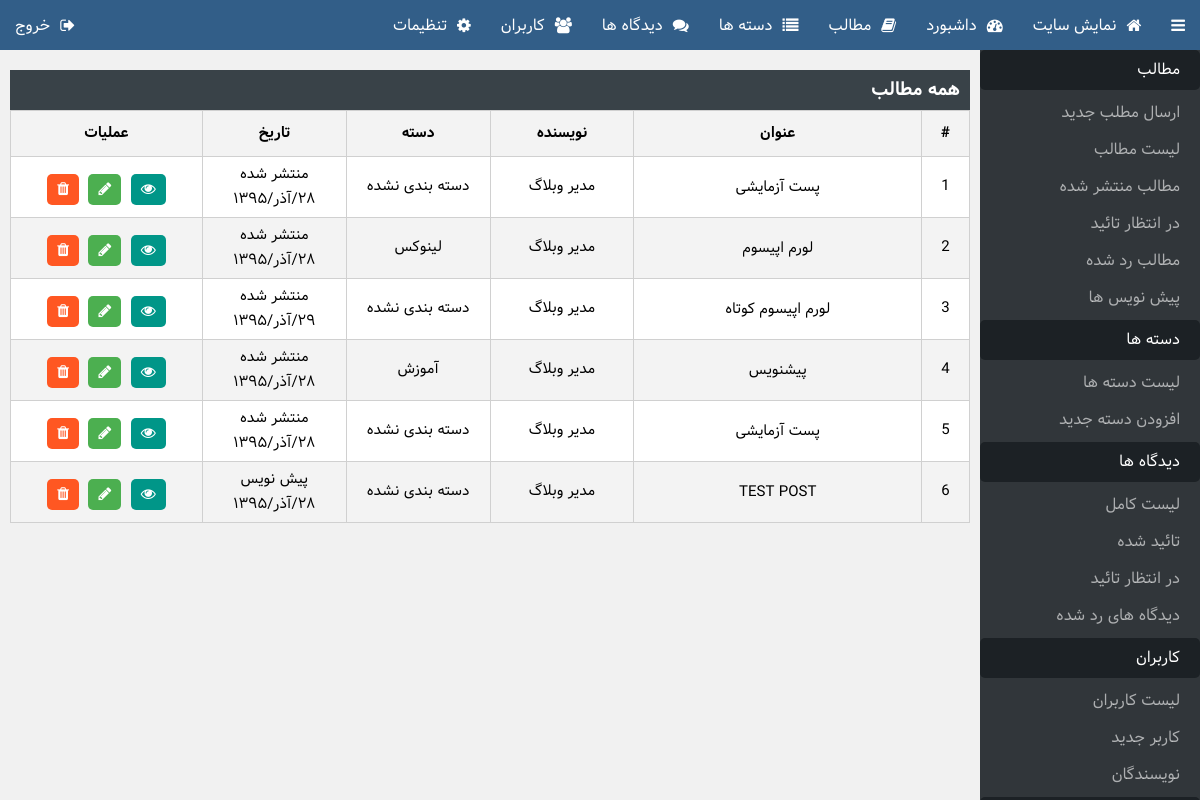
Before: /acp/posts.php (signed in) with the older database file.
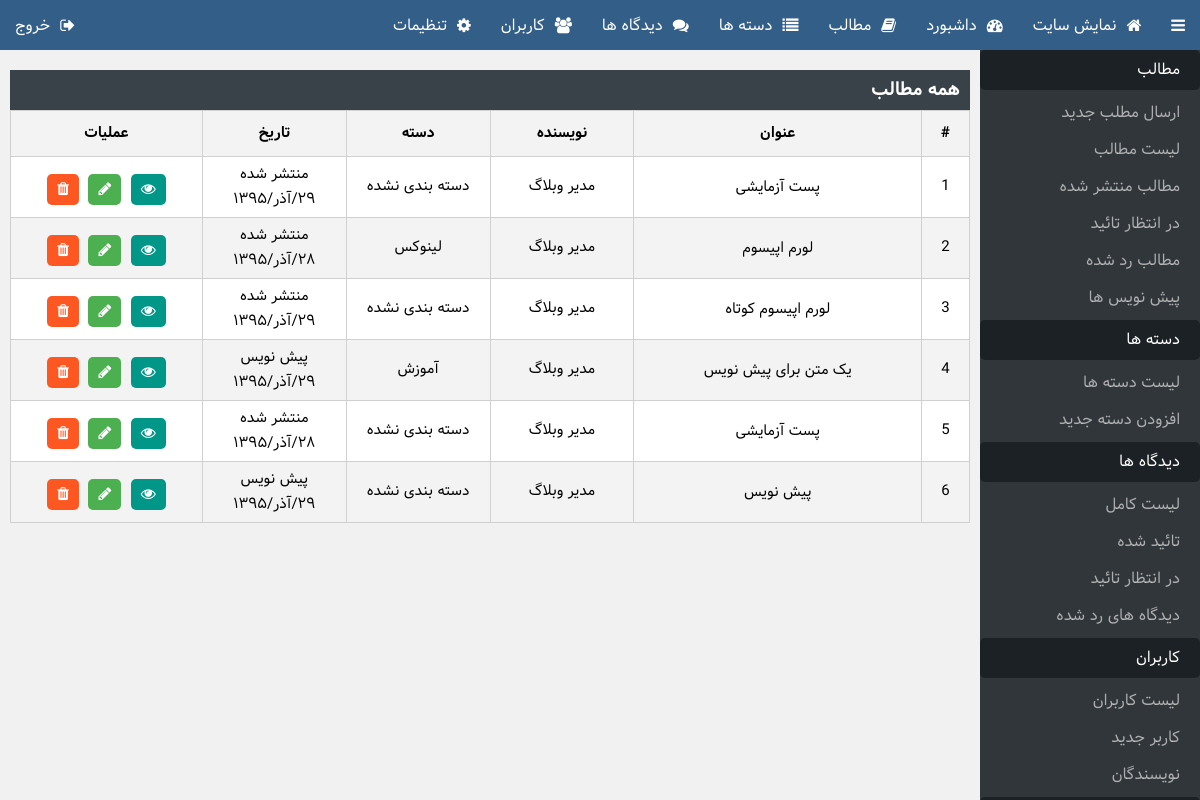
After: the same page with the newer database file.
### tables this page shows
CREATE TABLE `POSTS` (
  `ID` int(11) UNSIGNED NOT NULL,
  `TYPE` tinyint(1) UNSIGNED ZEROFILL NOT NULL,
  `AUTHOR` int(11) NOT NULL,
  `TITLE` varchar(255) NOT NULL,
  `STEXT` text NOT NULL,
  `FTEXT` text NOT NULL,
  `CAT` int(10) UNSIGNED NOT NULL DEFAULT '0',
  `TIME` int(11) UNSIGNED NOT NULL,
  `TAGS` text NOT NULL
);

CREATE TABLE `USERS` (
  `ID` int(11) UNSIGNED NOT NULL,
  `USER` varchar(24) NOT NULL,
  `NAME` varchar(24) NOT NULL,
  `PASS` char(32) NOT NULL,
  `EMAIL` varchar(60) NOT NULL,
  `WEB` varchar(60) NOT NULL,
  `GRP` tinyint(1) UNSIGNED ZEROFILL NOT NULL DEFAULT '1'
);

CREATE TABLE `CATS` (
  `ID` int(10) UNSIGNED NOT NULL,
  `NAME` varchar(30) NOT NULL
);

### includes/functions.php (called while the page is built, shortened)
<?php
	require_once('config.php');
	require_once("PersianCalendar.php");
	$SQL = new mysqli($CONF['remoteurl'],$CONF['dbuser'],$CONF['dbpass'],$CONF['dbname']);
	$SQL->set_charset("utf8");
	function scape($str)
	{
		global $SQL;
		return $SQL->real_escape_string($str);
	}
 ?>

### includes/PersianCalendar.php (called while the page is built, shortened)
<?php
function mds_date($format, $when="now", $persianNumber = 1)
{
	$TZhours=0;
	$TZminute=0;
	$result="";
	if($when=="now"){
		$year=date("Y");
		$month=date("m");
		$day=date("d");
		list( $Dyear, $Dmonth, $Dday ) = gregorian_to_mds($year, $month, $day);
		$when=mktime(date("H")+$TZhours,date("i")+$TZminute,date("s"),date("m"),date("d"),date("Y"));
	}else{
		$when+=$TZhours*3600+$TZminute*60;
		$date=date("Y-m-d",$when);
		list( $year, $month, $day ) = preg_split ( '/-/', $date );
		list( $Dyear, $Dmonth, $Dday ) = gregorian_to_mds($year, $month, $day);
		}
	$need= $when;
	$year=date("Y",$need);
	$month=date("m",$need);
	$day=date("d",$need);
	$i=0;
	$subtypetemp="";
	list( $Dyear, $Dmonth, $Dday ) = gregorian_to_mds($year, $month, $day);
	while($i<strlen($format))
	{
		$subtype=substr($format,$i,1);
		switch ($subtype)
		{
			case"F":
				$result.=monthname($Dmonth);
				break;
			case "j":
				$result1=$Dday;
				if($persianNumber==1) $result.=Convertnumber2farsi($result1);
				else $result.=$result1;
				break;
			case "Y":
				$result1=$Dyear;
				if($persianNumber==1) $result.=Convertnumber2farsi($result1);
				else $result.=$result1;
				break;
			default:
				$result.=$subtype;
		}
		$subtypetemp=substr($format,$i,1);
	$i++;
	}
	return $result;
}
function monthname($month)
{
    if($month=="09") return "&#1570;&#1584;&#1585;";
}
function Convertnumber2farsi($srting)
{
	$num0="&#1776;";
	$num1="&#1777;";
	$num2="&#1778;";
	$num3="&#1779;";
	$num4="&#1780;";
	$num5="&#1781;";
	$num6="&#1782;";
	$num7="&#1783;";
	$num8="&#1784;";
	$num9="&#1785;";
	$stringtemp="";
	$len=strlen($srting);
	for($sub=0;$sub<$len;$sub++)
	{
		 if(substr($srting,$sub,1)=="0")$stringtemp.=$num0;
		 elseif(substr($srting,$sub,1)=="1")$stringtemp.=$num1;
		 elseif(substr($srting,$sub,1)=="2")$stringtemp.=$num2;
		 elseif(substr($srting,$sub,1)=="3")$stringtemp.=$num3;
		 elseif(substr($srting,$sub,1)=="4")$stringtemp.=$num4;
		 elseif(substr($srting,$sub,1)=="5")$stringtemp.=$num5;
		 elseif(substr($srting,$sub,1)=="6")$stringtemp.=$num6;
		 elseif(substr($srting,$sub,1)=="7")$stringtemp.=$num7;
		 elseif(substr($srting,$sub,1)=="8")$stringtemp.=$num8;
		 elseif(substr($srting,$sub,1)=="9")$stringtemp.=$num9;
		 else $stringtemp.=substr($srting,$sub,1);
	}
return   $stringtemp;
}
function div($a,$b)
{
    return (int) ($a / $b);
}
function gregorian_to_mds ($g_y, $g_m, $g_d)
{
    $g_days_in_month = array(31, 28, 31, 30, 31, 30, 31, 31, 30, 31, 30, 31);
    $m_days_in_month = array(31, 31, 31, 31, 31, 31, 30, 30, 30, 30, 30, 29);
   $gy = $g_y-1600;
   $gm = $g_m-1;
   $gd = $g_d-1;
   $g_day_no = 365*$gy+div($gy+3,4)-div($gy+99,100)+div($gy+399,400);
   for ($i=0; $i < $gm; ++$i)
      $g_day_no += $g_days_in_month[$i];
   if ($gm>1 && (($gy%4==0 && $gy%100!=0) || ($gy%400==0)))
      $g_day_no++;
   $g_day_no += $gd;
   $m_day_no = $g_day_no-79;
   $j_np = div($m_day_no, 12053);
   $m_day_no = $m_day_no % 12053;
   $jy = 979+33*$j_np+4*div($m_day_no,1461);
   $m_day_no %= 1461;
   for ($i = 0; $i < 11 && $m_day_no >= $m_days_in_month[$i]; ++$i)
      $m_day_no -= $m_days_in_month[$i];
   $jm = $i+1;
   $jd = $m_day_no+1;
   return array($jy, $jm, $jd);
}
?>

### acp/posts.php (the view, shortened to what the changed rows need)
<?php
	require_once('../includes/functions.php');
	if( !isset($_POST['A']) AND !isset($_GET['A']) )
		require_once('header.php');
	$TYP = Array(
		'رد شده',
		'منتشر شده',
		'در انتظار تائید',
		'پیش نویس');
	if ( isset($_GET['Q']) )
	{
		switch ($_GET['Q']) {
			case 'rejected':
			$TYPE = ' AND TYPE=0 ';
			$TITLE = 'مطالب رد شده';
			break;
			case 'published':
				$TYPE = ' AND TYPE=1 ';
				$TITLE = 'مطالب منتشر شده';
				break;
			case 'wait':
				$TYPE = ' AND TYPE=2 ';
				$TITLE = 'مطالب در انتظار تائید';
				break;
			case 'draft':
				$TYPE = ' AND TYPE=3 ';
				$TITLE = 'پیش نویس ها';
				break;
			default:
				$TYPE = '';
				$TITLE = 'همه مطالب';
				break;
		}
	}
	else
	{
		$TYPE = '';
		$TITLE = 'همه مطالب';
	}
	$POSTS = $SQL->query("SELECT P.ID AS PID,P.TYPE,P.TITLE,P.STEXT,P.TIME,U.NAME AS AUTHOR,C.NAME AS CAT FROM POSTS AS P, USERS AS U, CATS AS C WHERE P.AUTHOR=U.ID AND P.CAT=C.ID".scape($TYPE));
	if( $POSTS!==FALSE )
	{
		echo '<div class="table"><h3>'.$TITLE.'</h3>';
		if ( $POSTS->num_rows>0 )
		{
			echo '<table>
					<tr>
						<th width="5%">#</th>
						<th width="30%">عنوان</th>
						<th width="15%">نویسنده</th>
						<th width="15%">دسته</th>
						<th width="15%">تاریخ</th>
						<th width="20%">عملیات</th>
					</tr>';
			while ( $POST = $POSTS->fetch_assoc() )
			{
				ECHO '<tr>
							<td>'.$POST['PID'].'</td>
							<td>
								<span>'.$POST['TITLE'].'</span>
							</td>
							<td>'.$POST['AUTHOR'].'</td>
							<td>'.$POST['CAT'].'</td>
							<td>
								<span>'.$TYP[$POST['TYPE']].'</span>
								<span>'.mds_date("j/F/Y",$POST['TIME']).'</span>
							</td>
							<td>
								<span class="hover">
									<a class="fa-eye" href="../post.php?id='.$POST['PID'].'" na target="_blank"></a>
									<a class="fa-pencil" href="post.php?ID='.$POST['PID'].'"></a>
									<a class="fa-trash" onclick="dltpost('.$POST['PID'].');" na></a>
								</span>
							</td>
						</tr>';
			}
			echo "</table>";
		}
		else {
			echo '<span>موردی برای نمایش یافت نشد.</span>';
		}
		echo '</div>';
	}
	else
	{
		die("خطایی رخ داده است...");
	}
	if( !isset($_POST['A']) AND !isset($_GET['A']) )
		require_once('footer.php');
 ?>

Changed rows visible on the page:
changed posts id 1: TIME "۲۸/آذر/۱۳۹۵" → "۲۹/آذر/۱۳۹۵"
changed posts "آموزش": TITLE "پیشنویس" → "یک متن برای پیش نویس"; TYPE "منتشر شده" → "پیش نویس"; TIME "۲۸/آذر/۱۳۹۵" → "۲۹/آذر/۱۳۹۵"
changed posts id 6: TITLE "TEST POST" → "پیش نویس"; TIME "۲۸/آذر/۱۳۹۵" → "۲۹/آذر/۱۳۹۵"
